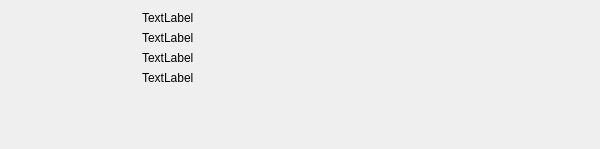
<?xml version="1.0" encoding="UTF-8"?>
<ui version="4.0">
 <class>HMediaStatusForm</class>
 <widget class="QWidget" name="HMediaStatusForm">
  <property name="geometry">
   <rect>
    <x>0</x>
    <y>0</y>
    <width>600</width>
    <height>149</height>
   </rect>
  </property>
  <property name="sizePolicy">
   <sizepolicy hsizetype="MinimumExpanding" vsizetype="Preferred">
    <horstretch>0</horstretch>
    <verstretch>0</verstretch>
   </sizepolicy>
  </property>
  <property name="minimumSize">
   <size>
    <width>600</width>
    <height>0</height>
   </size>
  </property>
  <property name="windowTitle">
   <string>Form</string>
  </property>
  <layout class="QHBoxLayout" name="horizontalLayout">
   <item>
    <widget class="QStackedWidget" name="statusStack">
     <property name="sizePolicy">
      <sizepolicy hsizetype="Fixed" vsizetype="Fixed">
       <horstretch>0</horstretch>
       <verstretch>0</verstretch>
      </sizepolicy>
     </property>
     <property name="minimumSize">
      <size>
       <width>125</width>
       <height>125</height>
      </size>
     </property>
     <property name="currentIndex">
      <number>-1</number>
     </property>
    </widget>
   </item>
   <item>
    <layout class="QVBoxLayout" name="verticalLayout_2">
     <item>
      <layout class="QVBoxLayout" name="verticalLayout">
       <item>
        <widget class="QLabel" name="label1">
         <property name="sizePolicy">
          <sizepolicy hsizetype="Fixed" vsizetype="Preferred">
           <horstretch>0</horstretch>
           <verstretch>0</verstretch>
          </sizepolicy>
         </property>
         <property name="text">
          <string>TextLabel</string>
         </property>
        </widget>
       </item>
       <item>
        <widget class="QLabel" name="label2">
         <property name="sizePolicy">
          <sizepolicy hsizetype="Fixed" vsizetype="Preferred">
           <horstretch>0</horstretch>
           <verstretch>0</verstretch>
          </sizepolicy>
         </property>
         <property name="text">
          <string>TextLabel</string>
         </property>
        </widget>
       </item>
       <item>
        <widget class="QLabel" name="label3">
         <property name="sizePolicy">
          <sizepolicy hsizetype="Fixed" vsizetype="Preferred">
           <horstretch>0</horstretch>
           <verstretch>0</verstretch>
          </sizepolicy>
         </property>
         <property name="text">
          <string>TextLabel</string>
         </property>
        </widget>
       </item>
       <item>
        <widget class="QLabel" name="label4">
         <property name="sizePolicy">
          <sizepolicy hsizetype="Fixed" vsizetype="Preferred">
           <horstretch>0</horstretch>
           <verstretch>0</verstretch>
          </sizepolicy>
         </property>
         <property name="text">
          <string>TextLabel</string>
         </property>
        </widget>
       </item>
      </layout>
     </item>
     <item>
      <spacer name="verticalSpacer">
       <property name="orientation">
        <enum>Qt::Vertical</enum>
       </property>
       <property name="sizeHint" stdset="0">
        <size>
         <width>20</width>
         <height>18</height>
        </size>
       </property>
      </spacer>
     </item>
    </layout>
   </item>
   <item>
    <spacer name="horizontalSpacer">
     <property name="orientation">
      <enum>Qt::Horizontal</enum>
     </property>
     <property name="sizeHint" stdset="0">
      <size>
       <width>362</width>
       <height>20</height>
      </size>
     </property>
    </spacer>
   </item>
  </layout>
 </widget>
 <resources/>
 <connections/>
</ui>
